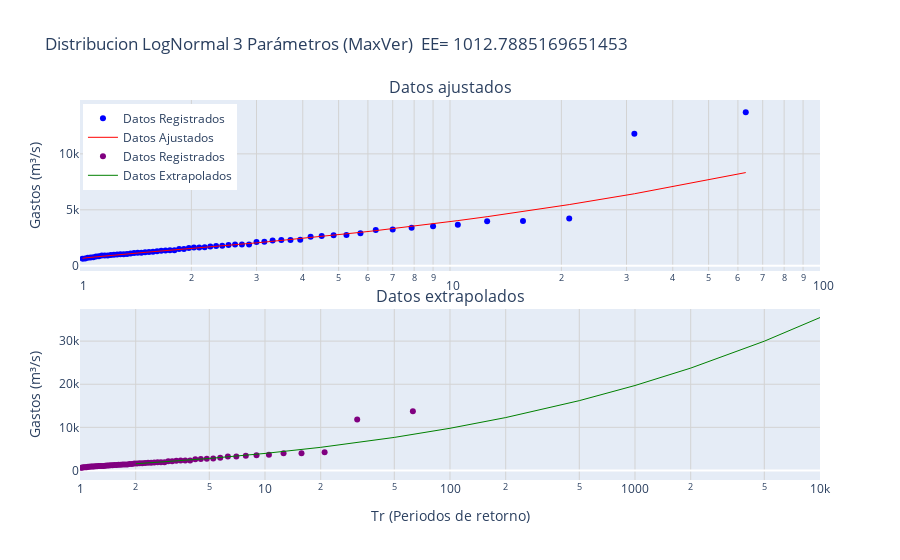

Notebook code cell kept with this figure:
### Code cell
# Crear subplots
fig = make_subplots(rows=2, 
                    cols=1, 
                    shared_xaxes=False, 
                    vertical_spacing=0.1, 
                    subplot_titles=("Datos ajustados", "Datos extrapolados"))

# Gráfico 1: Datos Registrados (Scatter) y Datos Ajustados (Línea)
fig.add_trace(go.Scatter(x=tR, 
                         y=dReg, 
                         mode='markers', 
                         name='Datos Registrados', 
                         #alpha=.4, 
                         marker=dict(color='blue')), 
              row=1, col=1)
fig.add_trace(go.Scatter(x=tR, 
                         y=dAjustMax, 
                         mode='lines', 
                         name='Datos Ajustados', 
                         line=dict(color='red', width=1)), 
              row=1, col=1)

fig.add_trace(go.Scatter(x=tR, 
                         y=dReg,
                         mode='markers', 
                         name='Datos Registrados', 
                         #alpha=.4, 
                         marker=dict(color='purple')), 
              row=2, col=1)
fig.add_trace(go.Scatter(x=dTrExtrap, 
                         y=dExtrapMax, 
                         mode='lines', 
                         name='Datos Extrapolados', 
                         line=dict(color='green', 
                         width=1)), 
              row=2, col=1)

# Configurar el layout
fig.update_layout(
    title_text=titulo1,
    #xaxis_type="log",  # Eje x semilogarítmico
    #yaxis_title="Gastos (m³/s)",
    showlegend=True,
    legend=dict(x=0.004, y=0.99)
)

# Configurar ambos ejes x como logarítmicos
fig.update_xaxes(type="log", 
                 range=[0, 2], 
                 showgrid=True, 
                 gridcolor='lightgray', 
                 row=1, col=1)  # Eje x de la primera fila
fig.update_xaxes(type="log", 
                 range=[0, 4], 
                 title="Tr (Periodos de retorno)", 
                 showgrid=True, 
                 gridcolor='lightgray', 
                 row=2, col=1)  # Eje x de la segunda fila
fig.update_yaxes(title_text="Gastos (m³/s)", 
                 showgrid=True, 
                 gridcolor='lightgray', 
                 row=1, col=1)
fig.update_yaxes(title_text="Gastos (m³/s)", 
                 showgrid=True, 
                 gridcolor='lightgray', 
                 row=2, col=1)

# Mostrar el gráfico
fig.show()
#fig.write_html(r'C:\Users\sear2\Music\analisis_frecuencias\Analisis_de_Frecuencias\salidas\grafico_plotly.html')  # Windows
fig.write_html('salidas_notebooks/lognormal_3p_MV.html')  # Linux

### Figure 1 — Plotly figure (JSON) as saved in the notebook; plotly's stock layout.template omitted (floating-point values rounded to 4 significant figures)
{"data": [{"marker": {"color": "blue"}, "mode": "markers", "name": "Datos Registrados", "type": "scatter", "x": [63, 31.5, 21, 15.75, 12.6, 10.5, 9, 7.875, 7, 6.3, 5.727, 5.25, 4.846, 4.5, 4.2, 3.938, 3.706, 3.5, 3.316, 3.15, 3, 2.864, 2.739, 2.625, 2.52, 2.423, 2.333, 2.25, 2.172, 2.1, 2.032, 1.969, 1.909, 1.853, 1.8, 1.75, 1.703, 1.658, 1.615, 1.575, 1.537, 1.5, 1.465, 1.432, 1.4, 1.37, 1.34, 1.312, 1.286, 1.26, 1.235, 1.212, 1.189, 1.167, 1.145, 1.125, 1.105, 1.086, 1.068, 1.05, 1.033, 1.016], "xaxis": "x", "y": [13713, 11800, 4235, 3992, 3979, 3662, 3533, 3388, 3245, 3205, 2917, 2747, 2734, 2654, 2583, 2319, 2311, 2310, 2248, 2150, 2133, 1899, 1899, 1894, 1861, 1797, 1771, 1716, 1652, 1640, 1631, 1598, 1507, 1494, 1397, 1395, 1371, 1332, 1288, 1244, 1232, 1202, 1173, 1157, 1131, 1087, 1049, 1030, 1030, 1014, 995, 954, 925, 922, 907, 852, 832, 751, 743, 720, 652, 632], "yaxis": "y"}, {"line": {"color": "red", "width": 1}, "mode": "lines", "name": "Datos Ajustados", "type": "scatter", "x": [63, 31.5, 21, 15.75, 12.6, 10.5, 9, 7.875, 7, 6.3, 5.727, 5.25, 4.846, 4.5, 4.2, 3.938, 3.706, 3.5, 3.316, 3.15, 3, 2.864, 2.739, 2.625, 2.52, 2.423, 2.333, 2.25, 2.172, 2.1, 2.032, 1.969, 1.909, 1.853, 1.8, 1.75, 1.703, 1.658, 1.615, 1.575, 1.537, 1.5, 1.465, 1.432, 1.4, 1.37, 1.34, 1.312, 1.286, 1.26, 1.235, 1.212, 1.189, 1.167, 1.145, 1.125, 1.105, 1.086, 1.068, 1.05, 1.033, 1.016], "xaxis": "x", "y": [8328.0, 6433.0, 5467.0, 4840.0, 4386.0, 4035.0, 3751.0, 3515.0, 3314.0, 3140.0, 2986.0, 2850.0, 2727.0, 2616.0, 2515.0, 2422.0, 2336.0, 2257.0, 2182.0, 2113.0, 2048.0, 1987.0, 1929.0, 1874.0, 1822.0, 1773.0, 1726.0, 1681.0, 1638.0, 1597.0, 1557.0, 1519.0, 1482.0, 1447.0, 1413.0, 1380.0, 1348.0, 1316.0, 1286.0, 1257.0, 1228.0, 1200.0, 1173.0, 1146.0, 1119.0, 1094.0, 1068.0, 1043.0, 1018.0, 994.0, 969.7, 945.5, 921.3, 897.1, 872.7, 847.9, 822.6, 796.4, 768.8, 739.1, 705.7, 664.3], "yaxis": "y"}, {"marker": {"color": "purple"}, "mode": "markers", "name": "Datos Registrados", "type": "scatter", "x": [63, 31.5, 21, 15.75, 12.6, 10.5, 9, 7.875, 7, 6.3, 5.727, 5.25, 4.846, 4.5, 4.2, 3.938, 3.706, 3.5, 3.316, 3.15, 3, 2.864, 2.739, 2.625, 2.52, 2.423, 2.333, 2.25, 2.172, 2.1, 2.032, 1.969, 1.909, 1.853, 1.8, 1.75, 1.703, 1.658, 1.615, 1.575, 1.537, 1.5, 1.465, 1.432, 1.4, 1.37, 1.34, 1.312, 1.286, 1.26, 1.235, 1.212, 1.189, 1.167, 1.145, 1.125, 1.105, 1.086, 1.068, 1.05, 1.033, 1.016], "xaxis": "x2", "y": [13713, 11800, 4235, 3992, 3979, 3662, 3533, 3388, 3245, 3205, 2917, 2747, 2734, 2654, 2583, 2319, 2311, 2310, 2248, 2150, 2133, 1899, 1899, 1894, 1861, 1797, 1771, 1716, 1652, 1640, 1631, 1598, 1507, 1494, 1397, 1395, 1371, 1332, 1288, 1244, 1232, 1202, 1173, 1157, 1131, 1087, 1049, 1030, 1030, 1014, 995, 954, 925, 922, 907, 852, 832, 751, 743, 720, 652, 632], "yaxis": "y2"}, {"line": {"color": "green", "width": 1}, "mode": "lines", "name": "Datos Extrapolados", "type": "scatter", "x": [2, 5, 10, 20, 50, 100, 200, 500, 1000, 2000, 5000, 10000], "xaxis": "x2", "y": [1538.0, 2775.0, 3944.0, 5357.0, 7660.0, 9778.0, 12260.0, 16190.0, 19700.0, 23740.0, 29980.0, 35470.0], "yaxis": "y2"}], "layout": {"annotations": [{"font": {"size": 16}, "showarrow": false, "text": "Datos ajustados", "x": 0.5, "xanchor": "center", "xref": "paper", "y": 1, "yanchor": "bottom", "yref": "paper"}, {"font": {"size": 16}, "showarrow": false, "text": "Datos extrapolados", "x": 0.5, "xanchor": "center", "xref": "paper", "y": 0.45, "yanchor": "bottom", "yref": "paper"}], "legend": {"x": 0.004, "y": 0.99}, "showlegend": true, "title": {"text": "Distribucion LogNormal 3 Parámetros (MaxVer)\n EE= 1012.7885169651453"}, "xaxis": {"anchor": "y", "domain": [0, 1], "gridcolor": "lightgray", "range": [0, 2], "showgrid": true, "type": "log"}, "xaxis2": {"anchor": "y2", "domain": [0, 1], "gridcolor": "lightgray", "range": [0, 4], "showgrid": true, "title": {"text": "Tr (Periodos de retorno)"}, "type": "log"}, "yaxis": {"anchor": "x", "domain": [0.55, 1], "gridcolor": "lightgray", "showgrid": true, "title": {"text": "Gastos (m³/s)"}}, "yaxis2": {"anchor": "x2", "domain": [0, 0.45], "gridcolor": "lightgray", "showgrid": true, "title": {"text": "Gastos (m³/s)"}}}}
